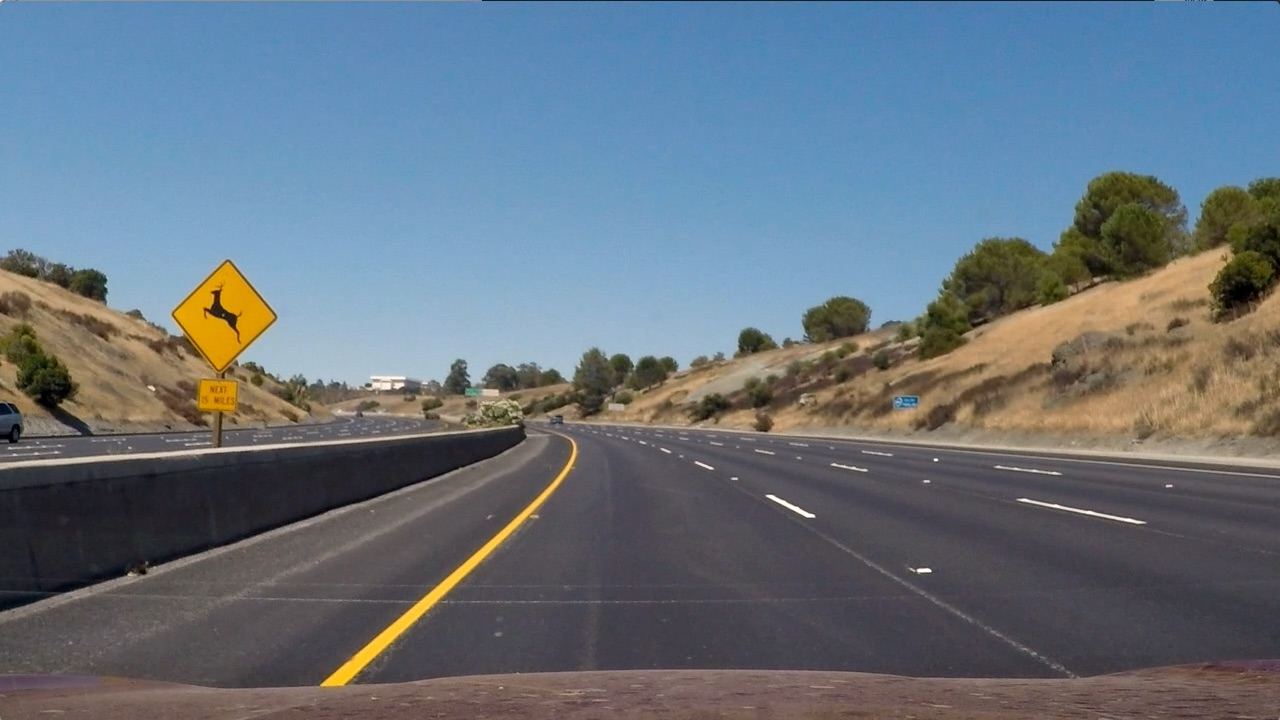
#> input picture test_images/test2.jpg, 1280 x 720 px
$ jupyter execute --allow-errors Mark_Advanced_Lane_Finding.ipynb   (shell and % lines are left out)   (older library calls are emulated)
#> lines starting #> are read from the running program, lines starting #| are printed output that depends on the picture
# Import Package

[cell 1]
import matplotlib.pyplot as plt
import matplotlib.image as mpimg
import matplotlib.gridspec as gridspec
import numpy as np
import cv2
import glob
from moviepy.editor import VideoFileClip
import moviepy as mve

[cell 2]
# Read the image
image = mpimg.imread('test_images/test2.jpg')
#> image is the input picture: shape (720, 1280, 3); mean R, G, B 102.8, 114.6, 125.5
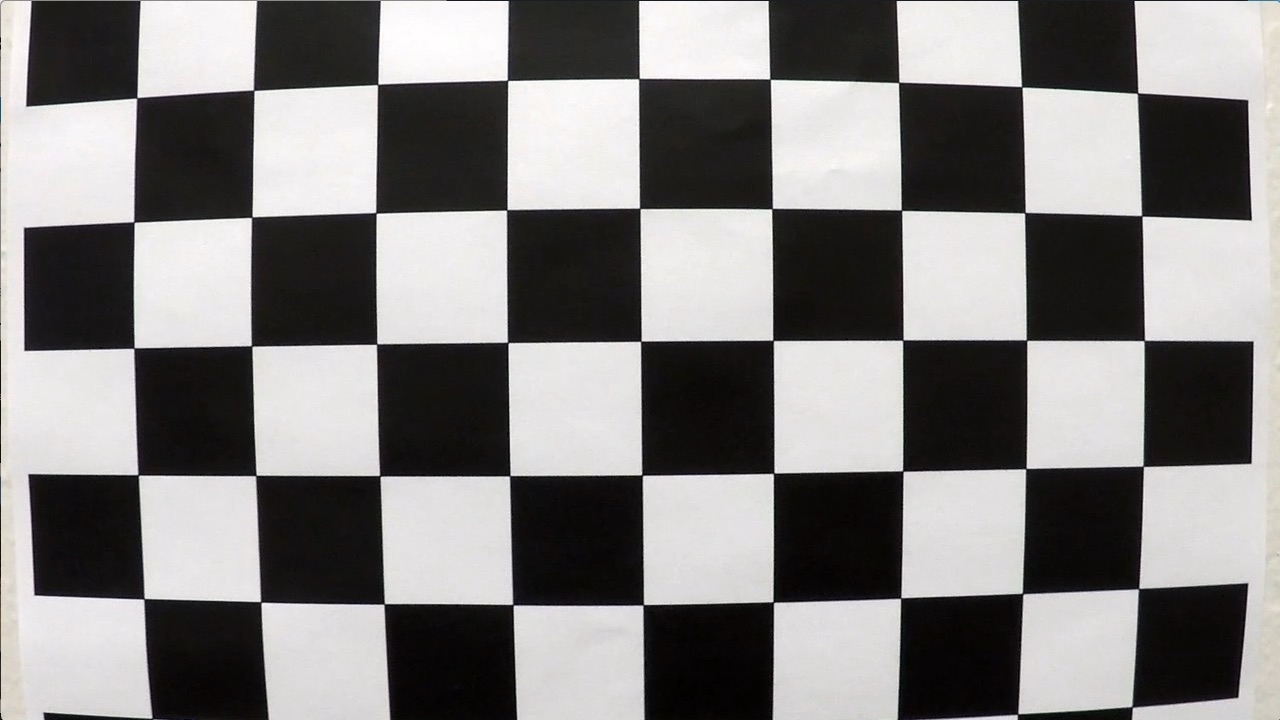
#> input picture camera_cal/calibration1.jpg, 1280 x 720 px
#> further down, checkerboard is the input picture: shape (720, 1280, 3); mean R, G, B 130.1, 128.4, 127.8
#> `ret, corners = cv2.findChessboardCorners(gray, (nx, ny), None)`: ret = False; corners = None
plt.imshow(image)

# Sobel parameter

[cell 3]
# parameter
thresh_min = 50
thresh_max = 255
sobel_kernel = 3
mag_thresh = (50, 255)
dir_thresh = (0.7, 1.3)
hls_thresh = (50,255)

# Image function

[cell 4]
def color_threshold_setting(image,red_threshold=0, green_threshold=0, blue_threshold=0):
    # Grab the x and y size and make a copy of the image
    ysize = image.shape[0]
    xsize = image.shape[1]
    color_select = np.copy(image)
    # Define color selection criteria
    ###### MODIFY THESE VARIABLES TO MAKE YOUR COLOR SELECTION
    # rgb 三個顏色小於某個閥值 濾掉不看
    rgb_threshold = [red_threshold, green_threshold, blue_threshold]
    # Do a boolean or with the "|" character to identify
    # pixels below the thresholds
    # 其中一個符合 就濾掉給他等於[0,0,0] 使用 或 |
    thresholds = (image[:,:,0] < rgb_threshold[0]) | (image[:,:,1] < rgb_threshold[1]) | (image[:,:,2] < rgb_threshold[2])
    color_select[thresholds] = [0,0,0]
    return color_select

def focus_view_triangle(image):
    # Grab the x and y size and make a copy of the image
    ysize = image.shape[0]
    xsize = image.shape[1]
    triangle_image = np.copy(image)
    # Define the vertices of a triangular mask.
    # Keep in mind the origin (x=0, y=0) is in the upper left
    # MODIFY THESE VALUES TO ISOLATE THE REGION
    # WHERE THE LANE LINES ARE IN THE IMAGE
    left_bottom = [0+50, ysize]
    right_bottom = [1280-50, ysize]
    apex = [xsize//2, ysize//2+30]
    # Perform a linear fit (y=Ax+B) to each of the three sides of the triangle
    # np.polyfit returns the coefficients [A, B] of the fit
    fit_left = np.polyfit((left_bottom[0], apex[0]), (left_bottom[1], apex[1]), 1)
    fit_right = np.polyfit((right_bottom[0], apex[0]), (right_bottom[1], apex[1]), 1)
    fit_bottom = np.polyfit((left_bottom[0], right_bottom[0]), (left_bottom[1], right_bottom[1]), 1)
    # Find the region inside the lines
    XX, YY = np.meshgrid(np.arange(0, xsize), np.arange(0, ysize))
    region_thresholds = (YY > (XX*fit_left[0] + fit_left[1])) & \
                        (YY > (XX*fit_right[0] + fit_right[1])) & \
                        (YY < (XX*fit_bottom[0] + fit_bottom[1]))
    # Color pixels red where both color and region selections met
    triangle_image[~region_thresholds] = [0, 0, 255]
#     x = [left_bottom[0], right_bottom[0], apex[0], left_bottom[0]]
#     y = [left_bottom[1], right_bottom[1], apex[1], left_bottom[1]]
#     triangle_image=plt.plot(x, y, 'b--', lw=4)
    return triangle_image

# [11 lines left out: function gray_image, not called in this run]

def gray_drawhoughLines(image,kernel_size=3,low_threshold = 50,high_threshold = 150,
                        rho=2,theta=np.pi/180,threshold =15,min_line_length=10,max_line_gap=20):
    gray = np.copy(image)
    gray = cv2.cvtColor(gray,cv2.COLOR_RGB2GRAY)
    # Define a kernel size for Gaussian smoothing / blurring
    kernel_size = kernel_size # Must be an odd number (3, 5, 7...)
    blur_gray = cv2.GaussianBlur(gray,(kernel_size, kernel_size),0)
    # Define our parameters for Canny and run it
    low_threshold = low_threshold
    high_threshold = high_threshold
    edges = cv2.Canny(blur_gray, low_threshold, high_threshold)
    # Next we'll create a masked edges image using cv2.fillPoly()
    mask = np.zeros_like(edges)
    ignore_mask_color = 255
    # This time we are defining a four sided polygon to mask
    imshape = image.shape
#     left_bottom = [0, ysize]
#     right_bottom = [1280, ysize]
#     apex = [xsize//2, ysize//2]
    vertices = np.array([[(0,imshape[0]),(imshape[1]/2+10, imshape[0]//2+50),
                          (imshape[1]//2+10, imshape[0]//2+50), (imshape[1],imshape[0])]],
                        dtype=np.int32)
    cv2.fillPoly(mask, vertices, ignore_mask_color)
    masked_edges = cv2.bitwise_and(edges, mask)
    # Define the Hough transform parameters
    # Make a blank the same size as our image to draw on
    rho = rho # distance resolution in pixels of the Hough grid
    theta = theta # angular resolution in radians of the Hough grid
    threshold = threshold  # minimum number of votes (intersections in Hough grid cell)
    min_line_length = min_line_length #minimum number of pixels making up a line
    max_line_gap = max_line_gap   # maximum gap in pixels between connectable line segments
    line_image = np.copy(image)*0 # creating a blank to draw lines on
    # Run Hough on edge detected image
    # Output "lines" is an array containing endpoints of detected line segments
    lines = cv2.HoughLinesP(masked_edges, rho, theta, threshold, np.array([]),
                                min_line_length, max_line_gap)
    # Iterate over the output "lines" and draw lines on a blank image
    for line in lines:
        for x1,y1,x2,y2 in line:
            cv2.line(line_image,(x1,y1),(x2,y2),(255,0,0),10)

    # Create a "color" binary image to combine with line image
    color_edges = np.dstack((edges, edges, edges))

    # Draw the lines on the edge image
    lines_edges = cv2.addWeighted(color_edges, 0.8, line_image, 1, 0)
    return lines_edges
# [17 lines of commented-out code are left out]
nx = 9 # count by yourself
ny = 6 # count by yourself
pattern_size=(9,6)
fnames = glob.glob("camera_cal/calibration*.jpg")
pattern = np.zeros((pattern_size[1] * pattern_size[0], 3), np.float32)
pattern[:, :2] = np.mgrid[0:pattern_size[0], 0:pattern_size[1]].T.reshape(-1, 2)
pattern_points = [] # points in real world image
image_points = []   # points in image plane
image_size = None
calibrated_images=[]
failed_images=[]
#> (the rest of this cell did not finish here and is left out)

# Calibrated Check

[cell 5]
plt.figure(figsize=(12, 10))
gridspec.GridSpec(5, 4)
print('Corners detected:')
# Loop through the images and look for the chessboard corners
for i, calibrated_images, in enumerate(calibrated_images):
    plt.subplot2grid((5, 4), (i//4, i%4), colspan=1, rowspan=1)
    plt.imshow(calibrated_images)
    plt.axis('off')
plt.show()
print('Unable to detect corners:')
for i, failed_images, in enumerate(failed_images):
    plt.subplot2grid((5, 4), (i//4, i%4), colspan=1, rowspan=1)
    plt.imshow(failed_images)
    plt.axis('off')
#> this loop made 1 pass
plt.show()

# Sobel combined function

[cell 6]
def hls_select(image, thresh=hls_thresh):
    hls = cv2.cvtColor(image, cv2.COLOR_RGB2HLS)
    s_channel = hls[:,:,2]
    hls_output = np.zeros_like(s_channel)
    hls_output[(s_channel > thresh[0]) & (s_channel <= thresh[1])] = 1
    return hls_output


def Sobel_Operator(image,axis='x',thresh_min=thresh_min,thresh_max = thresh_max):
    image_c = np.copy(image)
#   gray = cv2.cvtColor(image_c, cv2.COLOR_RGB2GRAY)
#   hls = cv2.cvtColor(np.copy(image_c), cv2.COLOR_RGB2HLS).astype(np.float)
#   s = hls[:, :, 2]
    if axis == 'x':
        abs_sobel = np.absolute(cv2.Sobel(image_c, cv2.CV_64F, 1, 0))
    elif axis == 'y':
        abs_sobel = np.absolute(cv2.Sobel(image_c, cv2.CV_64F, 0, 1))
    thresh_min = thresh_min
    thresh_max = thresh_max
    scaled_sobel = np.uint8(255*abs_sobel/np.max(abs_sobel))
    output = np.zeros_like(scaled_sobel)
    output[(scaled_sobel >= thresh_min) & (scaled_sobel <= thresh_max)] = 1
    return output
# output=Sobel_Operator(image,axis='x')
# plt.imshow(output, cmap='gray')
# show_bf_af_image(image,binary_output)
def mag_thresh(image, sobel_kernel=sobel_kernel, mag_thresh=mag_thresh):
    # Convert to grayscale
    image_c = np.copy(image)
#   gray = cv2.cvtColor(image_c, cv2.COLOR_RGB2GRAY)
#     hls = cv2.cvtColor(np.copy(image_c), cv2.COLOR_RGB2HLS).astype(np.float)
#     s = hls[:, :, 2]
    # Take both Sobel x and y gradients
    sobelx = cv2.Sobel(image_c, cv2.CV_64F, 1, 0, ksize=sobel_kernel)
    sobely = cv2.Sobel(image_c, cv2.CV_64F, 0, 1, ksize=sobel_kernel)
    # Calculate the gradient magnitude
    gradmag = np.sqrt(sobelx**2 + sobely**2)
    # Rescale to 8 bit
    scale_factor = np.max(gradmag)/255
    gradmag = (gradmag/scale_factor).astype(np.uint8)
    # Create a binary image of ones where threshold is met, zeros otherwise
    output_mag = np.zeros_like(gradmag)
    output_mag[(gradmag >= mag_thresh[0]) & (gradmag <= mag_thresh[1])] = 1
    # Return the binary image
    return output_mag
# output_mag=mag_thresh(image)
# plt.imshow(output_mag)
# Define a function to threshold an image for a given range and Sobel kernel
def dir_threshold(image, sobel_kernel=3, thresh=dir_thresh):
    # Grayscale
    image_c = np.copy(image)
#   gray = cv2.cvtColor(image_c, cv2.COLOR_RGB2GRAY)
#     hls = cv2.cvtColor(np.copy(image_c), cv2.COLOR_RGB2HLS).astype(np.float)
#     s = hls[:, :, 2]
    # Calculate the x and y gradients
    sobelx = cv2.Sobel(image_c, cv2.CV_64F, 1, 0, ksize=sobel_kernel)
    sobely = cv2.Sobel(image_c, cv2.CV_64F, 0, 1, ksize=sobel_kernel)
    # Take the absolute value of the gradient direction,
    # apply a threshold, and create a binary image result
    absgraddir = np.arctan2(np.absolute(sobely), np.absolute(sobelx))
    binary_output_dir =  np.zeros_like(absgraddir)
    binary_output_dir[(absgraddir >= thresh[0]) & (absgraddir <= thresh[1])] = 1
    # Return the binary image
    return binary_output_dir
# binary_output_dir=dir_threshold(image)
# plt.imshow(binary_output_dir)
def Sobel_combined(image):
#     image_c = np.copy(image)
    image_c=hls_select(image)
    gradx = Sobel_Operator(image_c)
    grady = Sobel_Operator(image_c)
    mag_binary = mag_thresh(image_c)
    dir_binary = dir_threshold(image_c)
    combined = np.zeros_like(dir_binary)
    combined[((gradx == 1) & (grady == 1)) | ((mag_binary == 1) & (dir_binary == 1))] = 1
    return combined

# Finding the Lines: Sliding Window

[cell 7]
# Load our image
# [147 lines left out: functions find_lane_pixels, curvatures, not called in this run]

# Finding the Lines: Search from Prior

[cell 8]
# Polynomial fit values from the previous frame
# Make sure to grab the actual values from the previous step in your project!
# left_fit = np.array([ 2.13935315e-04, -3.77507980e-01,  4.76902175e+02])
# right_fit = np.array([4.17622148e-04, -4.93848953e-01,  1.11806170e+03])

# def fit_poly(img_shape, leftx, lefty, rightx, righty):
#      ### TO-DO: Fit a second order polynomial to each with np.polyfit() ###
#     left_fit = np.polyfit(lefty, leftx, 2)
#     right_fit = np.polyfit(righty, rightx, 2)
#     # Generate x and y values for plotting
#     ploty = np.linspace(0, img_shape[0]-1, img_shape[0])
#     ### TO-DO: Calc both polynomials using ploty, left_fit and right_fit ###
#     left_fitx = left_fit[0]*ploty**2 + left_fit[1]*ploty + left_fit[2]
#     right_fitx = right_fit[0]*ploty**2 + right_fit[1]*ploty + right_fit[2]

#     return left_fitx, right_fitx, ploty

# def search_around_poly(binary_warped):
#     # HYPERPARAMETER
#     # Choose the width of the margin around the previous polynomial to search
#     # The quiz grader expects 100 here, but feel free to tune on your own!
#     margin = 100

#     # Grab activated pixels
#     nonzero = binary_warped.nonzero()
#     nonzeroy = np.array(nonzero[0])
#     nonzerox = np.array(nonzero[1])

#     ### TO-DO: Set the area of search based on activated x-values ###
#     ### within the +/- margin of our polynomial function ###
#     ### Hint: consider the window areas for the similarly named variables ###
#     ### in the previous quiz, but change the windows to our new search area ###
#     left_lane_inds = ((nonzerox > (left_fit[0]*(nonzeroy**2) + left_fit[1]*nonzeroy +
#                     left_fit[2] - margin)) & (nonzerox < (left_fit[0]*(nonzeroy**2) +
#                     left_fit[1]*nonzeroy + left_fit[2] + margin)))
#     right_lane_inds = ((nonzerox > (right_fit[0]*(nonzeroy**2) + right_fit[1]*nonzeroy +
#                     right_fit[2] - margin)) & (nonzerox < (right_fit[0]*(nonzeroy**2) +
#                     right_fit[1]*nonzeroy + right_fit[2] + margin)))

#     # Again, extract left and right line pixel positions
#     leftx = nonzerox[left_lane_inds]
#     lefty = nonzeroy[left_lane_inds]
#     rightx = nonzerox[right_lane_inds]
#     righty = nonzeroy[right_lane_inds]

#     # Fit new polynomials
#     left_fitx, right_fitx, ploty = fit_poly(binary_warped.shape, leftx, lefty, rightx, righty)

#     ## Visualization ##
#     # Create an image to draw on and an image to show the selection window
#     out_img = np.dstack((binary_warped, binary_warped, binary_warped))*255
#     window_img = np.zeros_like(out_img)
#     # Color in left and right line pixels
#     out_img[nonzeroy[left_lane_inds], nonzerox[left_lane_inds]] = [255, 0, 0]
#     out_img[nonzeroy[right_lane_inds], nonzerox[right_lane_inds]] = [0, 0, 255]

#     # Generate a polygon to illustrate the search window area
#     # And recast the x and y points into usable format for cv2.fillPoly()
#     left_line_window1 = np.array([np.transpose(np.vstack([left_fitx-margin, ploty]))])
#     left_line_window2 = np.array([np.flipud(np.transpose(np.vstack([left_fitx+margin,
#                               ploty])))])
#     left_line_pts = np.hstack((left_line_window1, left_line_window2))
#     right_line_window1 = np.array([np.transpose(np.vstack([right_fitx-margin, ploty]))])
#     right_line_window2 = np.array([np.flipud(np.transpose(np.vstack([right_fitx+margin,
#                               ploty])))])
#     right_line_pts = np.hstack((right_line_window1, right_line_window2))

#     # Draw the lane onto the warped blank image
#     cv2.fillPoly(window_img, np.int_([left_line_pts]), (0,255, 0))
#     cv2.fillPoly(window_img, np.int_([right_line_pts]), (0,255, 0))
#     result = cv2.addWeighted(out_img, 1, window_img, 0.3, 0)

#     # Plot the polynomial lines onto the image
#     plt.plot(left_fitx, ploty, color='yellow')
#     plt.plot(right_fitx, ploty, color='yellow')
#     ## End visualization steps ##

#     return result

# Myself function

[cell 9]
def show_bf_af_image(before,after):
    f, (ax1, ax2) = plt.subplots(1, 2, figsize=(48, 18))
    f.tight_layout()
    ax1.imshow(before)
    ax1.set_title('Before Image', fontsize=20)
    ax2.imshow(after)
    ax2.set_title('After Image', fontsize=20)
    plt.subplots_adjust(left=0.2, right=0.4, top=0.9, bottom=0.5)

# [11 lines left out: function is_same_image, not called in this run]

# Color,View amd Hough

[cell 10]
color_select = color_threshold_setting(image,250,0,0)
triangle_image = focus_view_triangle(color_select)
lines_edges = gray_drawhoughLines(triangle_image)
#> in gray_drawhoughLines, `lines = cv2.HoughLinesP(masked_edges, rho, theta, threshold, np.array(..`: lines = 24 rows, first 6: [341, 685, 429, 603], [387, 631, 560, 480], [387, 644, 544, 498], [325, 682, 383, 632], [430, 595, 556, 485], [768, 497, 807, 516]
#> the loop in gray_drawhoughLines, `for line in lines:` made 24 passes
#> after the loop in gray_drawhoughLines, `for line in lines:`:
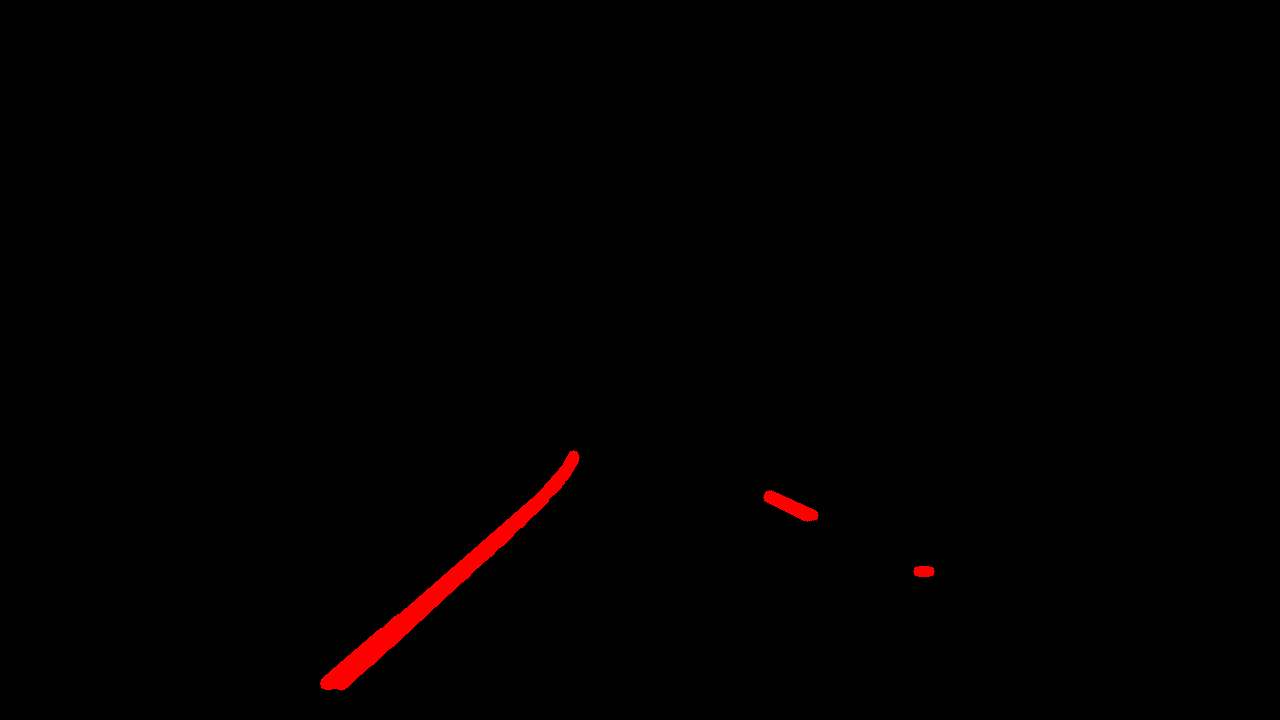
#> line_image: shape (720, 1280, 3); mean R, G, B 2, 0, 0
# Uncomment the following code if you are running the code locally and wish to save the image
# mpimg.imsave("test-after.png", color_select)
show_bf_af_image(image,lines_edges)

# Undistort

#> (a cell that did not finish here is left out)

# Perspective

#> (a cell that did not finish here is left out)

# Sobel

[cell 13]
test=Sobel_combined(image)
#> in mag_thresh, `scale_factor = np.max(gradmag)/255`: scale_factor = 0.0175
show_bf_af_image(image,test)

# Combined

[cell 14]
def combined(image):
    undistort_image=undistort(image)
#    color_select = color_threshold_setting(undistort_image,250,0,0)
    triangle_image = focus_view_triangle(undistort_image)
#     lines_edges = gray_drawhoughLines(triangle_image)
    transformed, utransformed = perspective_transform(triangle_image)
    image=Sobel_combined(transformed)
    return image,utransformed
# Uncomment the following code if you are running the code locally and wish to save the image
# mpimg.imsave("test-after.png", color_select)
#> (the rest of this cell did not finish here and is left out)

# Detecting Lanes using Histogram

#> (a cell that did not finish here is left out)

# Slide Window

#> (a cell that did not finish here is left out)

# Search from Prior

[cell 17]
# result = search_around_poly(test)
# # View your output
# plt.imshow(result)

[cell 18]
# [35 lines left out: function draw_lane, not called in this run]

# Testing the Function
# drawed_lane = draw_lane(img, binary_warped, left_fit, right_fit, ploty, left_curverad, right_curverad, utransformed)
# # Plot the Result
# plt.figure(figsize=(20,10))
# plt.imshow(drawed_lane)

[cell 19]
def pipeline(image):
    # creating a Binary Undistorced Warped Image
    trans, utransformed = combined(image)
    # Fiting Lines
    left_fit, right_fit,out_img, lefty, leftx, righty, rightx, ploty = find_lane_pixels(trans)
    # Calulating the left and right lines curvatures
    left_curverad, right_curverad = curvatures(lefty, leftx, righty, rightx, ploty)
    # Draw Lane between road lines
    result_lane = draw_lane(image, trans, left_fit, right_fit, ploty, left_curverad, right_curverad, utransformed)
    return result_lane

[cell 20]
#read image
image = mpimg.imread('test_images/test3.jpg')
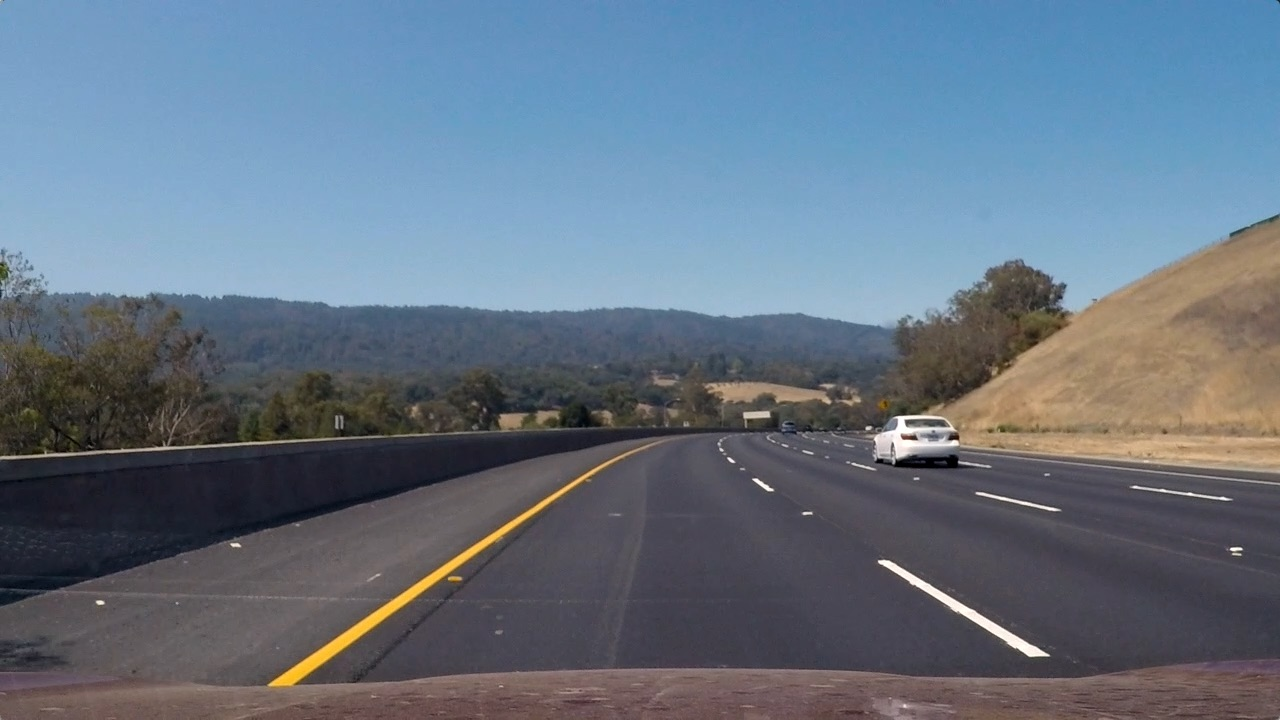
#> input picture test_images/test3.jpg, 1280 x 720 px
#> image is the input picture: shape (720, 1280, 3); mean R, G, B 101.1, 115.3, 130.7
#> (the rest of this cell did not finish here and is left out)
